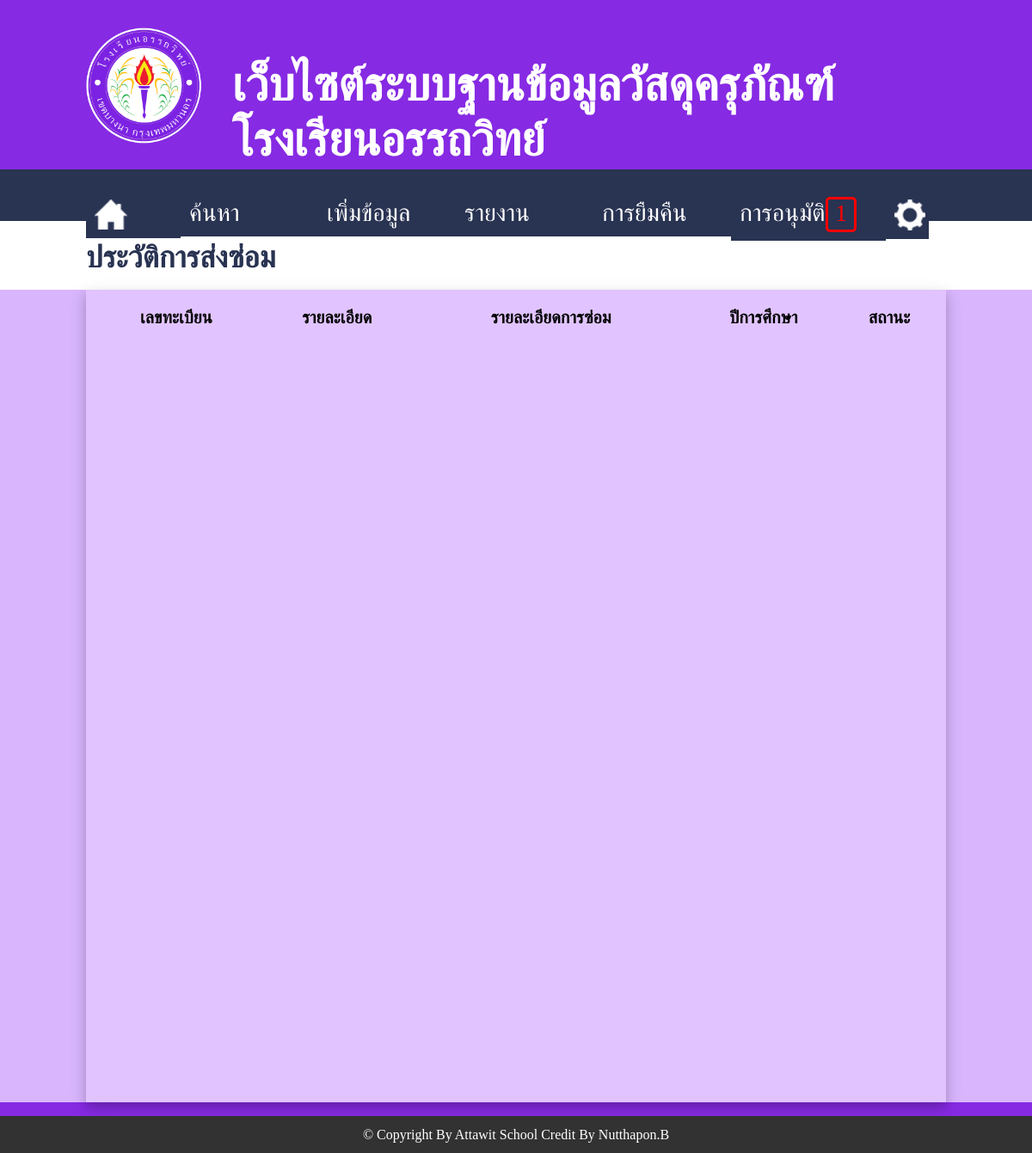
Before: /show_maintenance.php (signed in) with the older database file.
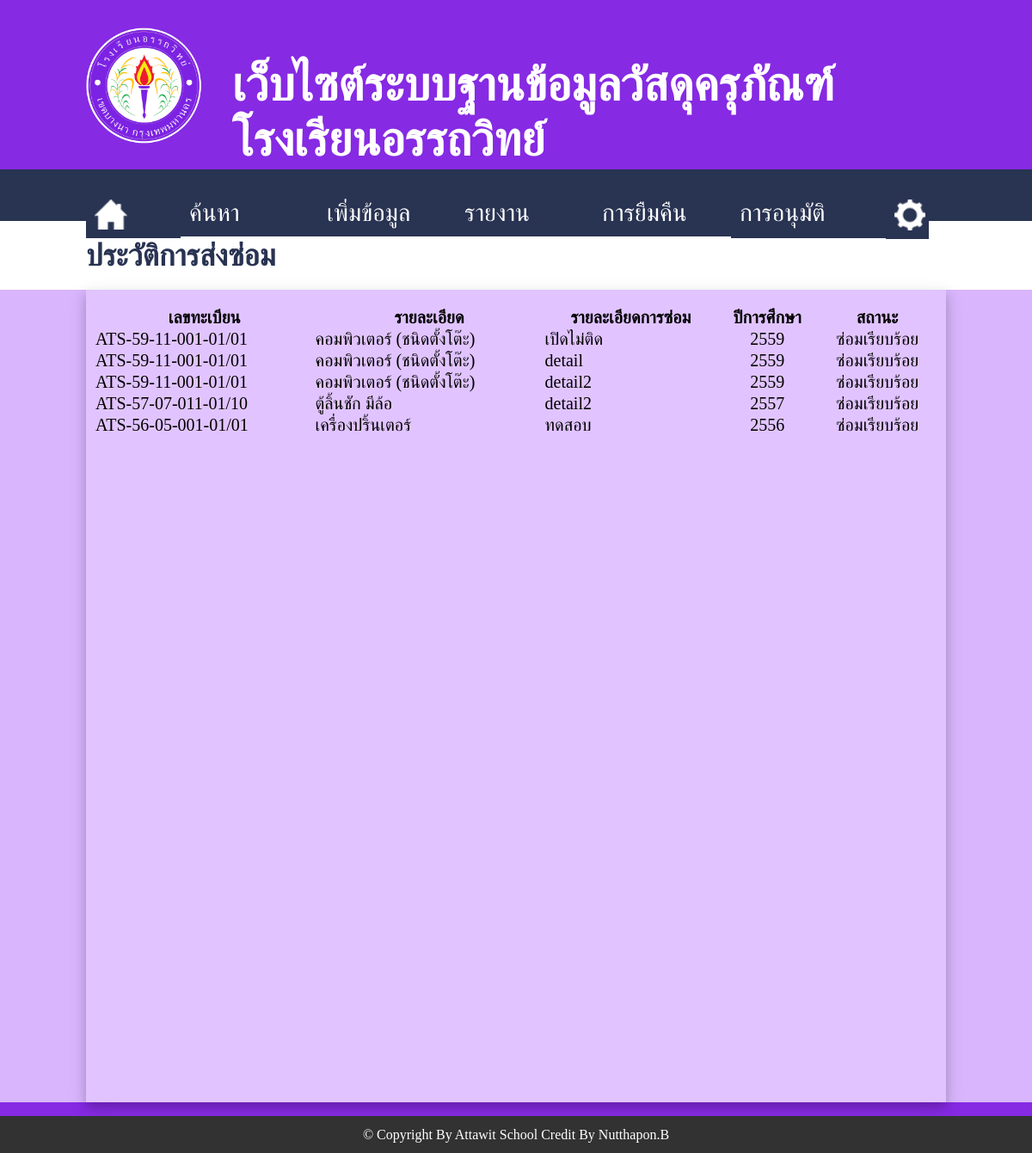
After: the same page with the newer database file.
### tables this page shows
CREATE TABLE `maintenance` (
  `id` int(11) NOT NULL auto_increment,
  `id_data_mda` int(11) NOT NULL,
  `id_mda` varchar(50) NOT NULL,
  `type` int(11) NOT NULL,
  `year` int(11) NOT NULL,
  `supervisor` varchar(200) default NULL,
  `detail` varchar(500) default NULL,
  `date_send` varchar(50) NOT NULL,
  `date_return` varchar(50) default NULL,
  `company` varchar(200) default NULL,
  `outgoings` decimal(10,2) default NULL,
  `status` int(11) NOT NULL,
  PRIMARY KEY  (`id`)
);

CREATE TABLE `data_mda` (
  `id` int(11) NOT NULL auto_increment,
  `id_mda` varchar(25) NOT NULL,
  `id_type` int(11) NOT NULL,
  `year` int(11) NOT NULL,
  `detail` varchar(1000) default NULL,
  `brand` varchar(1000) default NULL,
  `amount` int(11) default NULL,
  `price` decimal(10,2) default NULL,
  `total_price` decimal(10,2) default NULL,
  `applications` varchar(500) default NULL,
  `note` varchar(1000) default NULL,
  `date_in` text,
  `company` varchar(500) default NULL,
  `address` varchar(500) default NULL,
  `tel` varchar(20) default NULL,
  `fax` varchar(20) default NULL,
  `web` varchar(500) default NULL,
  `picture` varchar(500) default NULL,
  `status` int(11) NOT NULL,
  PRIMARY KEY  (`id`)
);

### popup.php (the view, shortened to what this page needs)
<?php
$sqlApprove = "SELECT * FROM lent_return WHERE status = 0";
$queryApprove = mysql_query($sqlApprove);
$numberApprove = mysql_num_rows($queryApprove);
 ?>
<html>
<head>
	<link rel="stylesheet" href="style.css">
</head>
<body>
</body>
</html>

### show_maintenance.php (shortened to what this page needs)
<?php
include('popup.php');
?>
<html>
<head>
	<link rel="stylesheet" href="style.css">
	<link rel="stylesheet" href="jquery.dataTables.min.css" />
</head>
<body id="search">
<form name="form1">
	<div style='width:100%; height:180px;'>
		<div style='width:1000px; heigth:100%; margin:auto; padding-top:1%;'>
			<div style='width:15%; heigth:100%; float:left;'>
				<img src='image/logo_ats.png' style="margin-top:20px;" width='90%'>
			</div>
			<div style='width:83%; heigth:100%; float:left; padding-left:2%;'>
				<h1 style="margin-top:55px;">เว็บไซต์ระบบฐานข้อมูลวัสดุครุภัณฑ์โรงเรียนอรรถวิทย์
				</h1>
			</div>
		</div>
	</div>
	<div style='width:100%; height:60px; background:#293352;'>
		<div style='width:1000px; heigth:100%; margin:auto; margin-top:17px; padding-top:12px;'>
			<div id="sMenu" style="width:90px; heigth:100%; float:left;">
				<a href="main_finance.php">
					<div><img src="image/home.png" width="38"></div>
				</a>
			</div>
			<div class="dropdown" style="width:160px; heigth:100%; float:left;">
				<a href="search_mda.php">
					<div class="dropbtn">ค้นหา</div>
				</a>
			</div>
			<div class="dropdown" style="width:160px; heigth:100%; float:left;">
				<div class="dropbtn">เพิ่มข้อมูล</div>
			</div>
			<div class="dropdown" style="width:160px; heigth:100%; float:left;">
				<div class="dropbtn">รายงาน</div>
			</div>
			<div class="dropdown" style="width:160px; heigth:100%; float:left;">
				<div class="dropbtn">การยืมคืน</div>
			</div>
			<a href="approve_mda.php">
				<div id="sMenu" style="width:160px; heigth:100%; float:left;">
					<div style="width:100px; float:left;">การอนุมัติ</div>
					<?php
					if ($numberApprove == 0) {
						echo "<div style='width:30px; height:35px; float:left;'></div>";
					} else {
						echo "<div style='width:30px; height:35px; float:left; border-color: #ff0000; border-style: solid; border-radius: 5px; text-align:center; margin-top:-3px; color: #ff0000;'>".$numberApprove."</div>";
					}
					 ?>
				</div>
			</a>
			<div class="dropdown" style="width:50px; heigth:105%; float:left;">
				<div class="dropbtn"><img src="image/pass.png" width="36"></div>
			</div>
		</div>
	</div>
	<div style='width:100%; height:80px; margin-top:-29px; background:#ffffff;'>
		<div style='width:1000px; height:100%; margin:auto; background:#ffffff;'>
			<h2>ประวัติการส่งซ่อม</h2>
		</div>
	</div>
	<div style='width:100%; height:945px; background:#d8b5fc;'>
		<div style='width:980px; height:925px; padding-top:20px; padding-left:10px; padding-right:10px; background:#e1c4ff; margin:auto; box-shadow: 0 6px 10px 0 rgba(0, 0, 0, 0.14), 0 6px 20px 0 rgba(0, 0, 0, 0.14);'>
			<table id="example" class="display" style="font-size: 20px;" cellspacing="0" width="100%">
		        <thead>
		            <tr>
		                <th>เลขทะเบียน</th>
		                <th>รายละเอียด</th>
		                <th>รายละเอียดการซ่อม</th>
		                <th>ปีการศึกษา</th>
		                <th>สถานะ</th>
		            </tr>
		        </thead>
		        <tbody>
		        	<?php
		        	$sql = "SELECT * FROM maintenance";
		        	$query = mysql_query($sql);
		        	while ($data = mysql_fetch_array($query)) {
		        		$id_data_mda = $data['id_data_mda'];
		        		$sqlDataMda = "SELECT * FROM data_mda WHERE id = $id_data_mda";
		        		$queryDataMda = mysql_query($sqlDataMda);
		        		$dataMda = mysql_fetch_array($queryDataMda);
		        		if ($data['status'] == 0) {
		        			$statusMaintenance = 'ส่งซ่อม';
		        		} else {
		        			$statusMaintenance = 'ซ่อมเรียบร้อย';
		        		}
		        		echo "
		        		<tr style='cursor: hand;' data-href='show_maintenance_detail.php?id=".$data['id']."'>
			                <td>".$data['id_mda']."</td>
			                <td>".$dataMda['detail']."</td>
			                <td>".$data['detail']."</td>
			                <td><center>".$data['year']."</center></td>
			                <td><center>".$statusMaintenance."</center></td>
			            </tr>";
		        	}
		        	 ?>
		        </tbody>
		    </table>
		</div>
	</div>
	</form>
	<div style="background:#323232; width:100%; height:30px; text-align: center; padding-top: 13px; margin-bottom:0px;">
		<font color="#ffffff">&copy Copyright By Attawit School Credit By Nutthapon.B</font>
	</div>
</body>
</html>

Changed rows visible on the page:
added maintenance: id_mda "ATS-59-11-001-01/01", id_data_mda.detail "คอมพิวเตอร์ (ชนิดตั้งโต๊ะ)", detail "เปิดไม่ติด", year "2559", status "ซ่อมเรียบร้อย"
added maintenance: id_mda "ATS-59-11-001-01/01", id_data_mda.detail "คอมพิวเตอร์ (ชนิดตั้งโต๊ะ)", detail "detail", year "2559", status "ซ่อมเรียบร้อย"
added maintenance: id_mda "ATS-59-11-001-01/01", id_data_mda.detail "คอมพิวเตอร์ (ชนิดตั้งโต๊ะ)", detail "detail2", year "2559", status "ซ่อมเรียบร้อย"
added maintenance: id_mda "ATS-57-07-011-01/10", id_data_mda.detail "ตู้ลิ้นชัก มีล้อ", detail "detail2", year "2557", status "ซ่อมเรียบร้อย"
added maintenance: id_mda "ATS-56-05-001-01/01", id_data_mda.detail "เครื่องปริ้นเตอร์", detail "ทดสอบ", year "2556", status "ซ่อมเรียบร้อย"
Other visible differences:
$numberApprove: "1" → (not shown)
